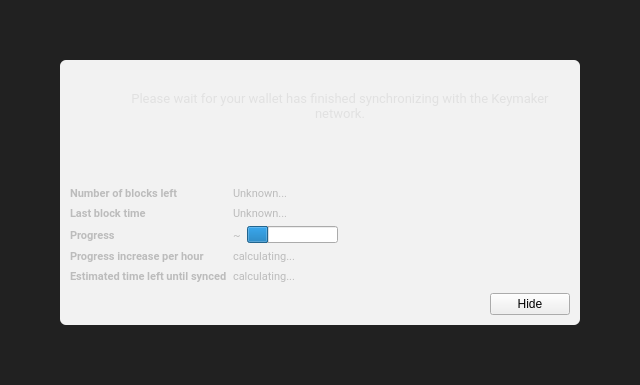
<?xml version="1.0" encoding="UTF-8"?>
<ui version="4.0">
 <class>ModalOverlay</class>
 <widget class="ModalOverlay" name="ModalOverlay">
  <property name="geometry">
   <rect>
    <x>0</x>
    <y>0</y>
    <width>640</width>
    <height>385</height>
   </rect>
  </property>
  <property name="windowTitle">
   <string>Form</string>
  </property>
  <layout class="QVBoxLayout" name="verticalLayout" stretch="0">
   <property name="sizeConstraint">
    <enum>QLayout::SetDefaultConstraint</enum>
   </property>
   <property name="leftMargin">
    <number>0</number>
   </property>
   <property name="topMargin">
    <number>0</number>
   </property>
   <property name="rightMargin">
    <number>0</number>
   </property>
   <property name="bottomMargin">
    <number>0</number>
   </property>
   <item>
    <widget class="QWidget" name="bgWidget" native="true">
     <property name="minimumSize">
      <size>
       <width>0</width>
       <height>0</height>
      </size>
     </property>
     <property name="styleSheet">
      <string notr="true">#bgWidget { background: rgba(0,0,0,220); }</string>
     </property>
     <layout class="QVBoxLayout" name="verticalLayoutMain" stretch="1">
      <property name="leftMargin">
       <number>60</number>
      </property>
      <property name="topMargin">
       <number>60</number>
      </property>
      <property name="rightMargin">
       <number>60</number>
      </property>
      <property name="bottomMargin">
       <number>60</number>
      </property>
      <item>
       <widget class="QWidget" name="contentWidget" native="true">
        <property name="minimumSize">
         <size>
          <width>0</width>
          <height>0</height>
         </size>
        </property>
        <property name="styleSheet">
         <string notr="true">#contentWidget { background: rgba(255,255,255,240); border-radius: 6px; }

QLabel { color: rgb(40,40,40);  }</string>
        </property>
        <layout class="QVBoxLayout" name="verticalLayoutSub" stretch="1,0,0,0">
         <property name="spacing">
          <number>0</number>
         </property>
         <property name="leftMargin">
          <number>10</number>
         </property>
         <property name="topMargin">
          <number>10</number>
         </property>
         <property name="rightMargin">
          <number>10</number>
         </property>
         <property name="bottomMargin">
          <number>10</number>
         </property>
         <item>
          <layout class="QHBoxLayout" name="horizontalLayoutIconText" stretch="0,1">
           <property name="topMargin">
            <number>20</number>
           </property>
           <item>
            <layout class="QVBoxLayout" name="verticalLayoutIcon">
             <property name="leftMargin">
              <number>0</number>
             </property>
             <item>
              <widget class="QPushButton" name="warningIcon">
               <property name="enabled">
                <bool>false</bool>
               </property>
               <property name="text">
                <string/>
               </property>
               <property name="icon">
                <iconset>
                 <normaloff>:/icons/warning</normaloff>
                 <disabledoff>:/icons/warning</disabledoff>:/icons/warning</iconset>
               </property>
               <property name="iconSize">
                <size>
                 <width>48</width>
                 <height>48</height>
                </size>
               </property>
               <property name="flat">
                <bool>true</bool>
               </property>
              </widget>
             </item>
             <item>
              <spacer name="verticalSpacerWarningIcon">
               <property name="orientation">
                <enum>Qt::Vertical</enum>
               </property>
               <property name="sizeHint" stdset="0">
                <size>
                 <width>20</width>
                 <height>40</height>
                </size>
               </property>
              </spacer>
             </item>
            </layout>
           </item>
           <item>
            <layout class="QVBoxLayout" name="verticalLayoutInfoText">
             <property name="leftMargin">
              <number>0</number>
             </property>
             <property name="topMargin">
              <number>0</number>
             </property>
             <item>
              <widget class="QLabel" name="infoText">
               <property name="font">
                <font>
                 <family>Roboto</family>
                 <pointsize>10</pointsize>
                </font>
               </property>
               <property name="styleSheet">
                <string notr="true">color: rgb(225, 225, 225);</string>
               </property>
               <property name="text">
                <string>Please wait for your wallet has finished synchronizing with the Keymaker network.</string>
               </property>
               <property name="textFormat">
                <enum>Qt::RichText</enum>
               </property>
               <property name="alignment">
                <set>Qt::AlignCenter</set>
               </property>
               <property name="wordWrap">
                <bool>true</bool>
               </property>
              </widget>
             </item>
             <item>
              <widget class="QLabel" name="infoTextStrong">
               <property name="font">
                <font>
                 <weight>75</weight>
                 <bold>true</bold>
                </font>
               </property>
               <property name="text">
                <string/>
               </property>
               <property name="textFormat">
                <enum>Qt::RichText</enum>
               </property>
               <property name="wordWrap">
                <bool>true</bool>
               </property>
              </widget>
             </item>
             <item>
              <spacer name="verticalSpacerInTextSpace">
               <property name="orientation">
                <enum>Qt::Vertical</enum>
               </property>
               <property name="sizeHint" stdset="0">
                <size>
                 <width>20</width>
                 <height>40</height>
                </size>
               </property>
              </spacer>
             </item>
            </layout>
           </item>
          </layout>
         </item>
         <item>
          <spacer name="verticalSpacerAfterText">
           <property name="orientation">
            <enum>Qt::Vertical</enum>
           </property>
           <property name="sizeHint" stdset="0">
            <size>
             <width>20</width>
             <height>40</height>
            </size>
           </property>
          </spacer>
         </item>
         <item>
          <layout class="QFormLayout" name="formLayout">
           <property name="fieldGrowthPolicy">
            <enum>QFormLayout::FieldsStayAtSizeHint</enum>
           </property>
           <property name="horizontalSpacing">
            <number>6</number>
           </property>
           <property name="verticalSpacing">
            <number>6</number>
           </property>
           <property name="topMargin">
            <number>10</number>
           </property>
           <item row="0" column="0">
            <widget class="QLabel" name="labelNumberOfBlocksLeft">
             <property name="font">
              <font>
               <family>Roboto</family>
               <pointsize>8</pointsize>
               <weight>75</weight>
               <bold>true</bold>
              </font>
             </property>
             <property name="styleSheet">
              <string notr="true">color: rgb(188, 188, 188);</string>
             </property>
             <property name="text">
              <string>Number of blocks left</string>
             </property>
            </widget>
           </item>
           <item row="0" column="1">
            <widget class="QLabel" name="numberOfBlocksLeft">
             <property name="font">
              <font>
               <family>Roboto</family>
               <pointsize>8</pointsize>
              </font>
             </property>
             <property name="styleSheet">
              <string notr="true">color: rgb(188, 188, 188);</string>
             </property>
             <property name="text">
              <string>Unknown...</string>
             </property>
            </widget>
           </item>
           <item row="1" column="0">
            <widget class="QLabel" name="labelLastBlockTime">
             <property name="font">
              <font>
               <family>Roboto</family>
               <pointsize>8</pointsize>
               <weight>75</weight>
               <bold>true</bold>
              </font>
             </property>
             <property name="styleSheet">
              <string notr="true">color: rgb(188, 188, 188);</string>
             </property>
             <property name="text">
              <string>Last block time</string>
             </property>
            </widget>
           </item>
           <item row="1" column="1">
            <widget class="QLabel" name="newestBlockDate">
             <property name="sizePolicy">
              <sizepolicy hsizetype="Maximum" vsizetype="Preferred">
               <horstretch>0</horstretch>
               <verstretch>0</verstretch>
              </sizepolicy>
             </property>
             <property name="font">
              <font>
               <family>Roboto</family>
               <pointsize>8</pointsize>
              </font>
             </property>
             <property name="styleSheet">
              <string notr="true">color: rgb(188, 188, 188);</string>
             </property>
             <property name="text">
              <string>Unknown...</string>
             </property>
            </widget>
           </item>
           <item row="2" column="0">
            <widget class="QLabel" name="labelSyncDone">
             <property name="font">
              <font>
               <family>Roboto</family>
               <pointsize>8</pointsize>
               <weight>75</weight>
               <bold>true</bold>
              </font>
             </property>
             <property name="styleSheet">
              <string notr="true">color: rgb(188, 188, 188);</string>
             </property>
             <property name="text">
              <string>Progress</string>
             </property>
            </widget>
           </item>
           <item row="2" column="1">
            <layout class="QHBoxLayout" name="horizontalLayoutSync" stretch="0,1">
             <item>
              <widget class="QLabel" name="percentageProgress">
               <property name="font">
                <font>
                 <family>Roboto</family>
                 <pointsize>8</pointsize>
                </font>
               </property>
               <property name="styleSheet">
                <string notr="true">color: rgb(188, 188, 188);</string>
               </property>
               <property name="text">
                <string notr="true">~</string>
               </property>
              </widget>
             </item>
             <item>
              <widget class="QProgressBar" name="progressBar">
               <property name="value">
                <number>24</number>
               </property>
               <property name="format">
                <string/>
               </property>
              </widget>
             </item>
            </layout>
           </item>
           <item row="4" column="0">
            <widget class="QLabel" name="labelProgressIncrease">
             <property name="font">
              <font>
               <family>Roboto</family>
               <pointsize>8</pointsize>
               <weight>75</weight>
               <bold>true</bold>
              </font>
             </property>
             <property name="styleSheet">
              <string notr="true">color: rgb(188, 188, 188);</string>
             </property>
             <property name="text">
              <string>Progress increase per hour</string>
             </property>
            </widget>
           </item>
           <item row="4" column="1">
            <widget class="QLabel" name="progressIncreasePerH">
             <property name="font">
              <font>
               <family>Roboto</family>
               <pointsize>8</pointsize>
              </font>
             </property>
             <property name="styleSheet">
              <string notr="true">color: rgb(188, 188, 188);</string>
             </property>
             <property name="text">
              <string>calculating...</string>
             </property>
            </widget>
           </item>
           <item row="5" column="0">
            <widget class="QLabel" name="labelEstimatedTimeLeft">
             <property name="font">
              <font>
               <family>Roboto</family>
               <pointsize>8</pointsize>
               <weight>75</weight>
               <bold>true</bold>
              </font>
             </property>
             <property name="styleSheet">
              <string notr="true">color: rgb(188, 188, 188);</string>
             </property>
             <property name="text">
              <string>Estimated time left until synced</string>
             </property>
            </widget>
           </item>
           <item row="5" column="1">
            <widget class="QLabel" name="expectedTimeLeft">
             <property name="font">
              <font>
               <family>Roboto</family>
               <pointsize>8</pointsize>
              </font>
             </property>
             <property name="styleSheet">
              <string notr="true">color: rgb(188, 188, 188);</string>
             </property>
             <property name="text">
              <string>calculating...</string>
             </property>
            </widget>
           </item>
          </layout>
         </item>
         <item>
          <layout class="QHBoxLayout" name="horizontalLayoutButtons">
           <property name="leftMargin">
            <number>10</number>
           </property>
           <property name="topMargin">
            <number>10</number>
           </property>
           <item>
            <spacer name="horizontalSpacer">
             <property name="orientation">
              <enum>Qt::Horizontal</enum>
             </property>
             <property name="sizeHint" stdset="0">
              <size>
               <width>40</width>
               <height>20</height>
              </size>
             </property>
            </spacer>
           </item>
           <item>
            <widget class="QPushButton" name="closeButton">
             <property name="text">
              <string>Hide</string>
             </property>
            </widget>
           </item>
          </layout>
         </item>
        </layout>
       </widget>
      </item>
     </layout>
    </widget>
   </item>
  </layout>
 </widget>
 <customwidgets>
  <customwidget>
   <class>ModalOverlay</class>
   <extends>QWidget</extends>
   <header>qt/modaloverlay.h</header>
   <container>1</container>
  </customwidget>
 </customwidgets>
 <resources/>
 <connections/>
</ui>
